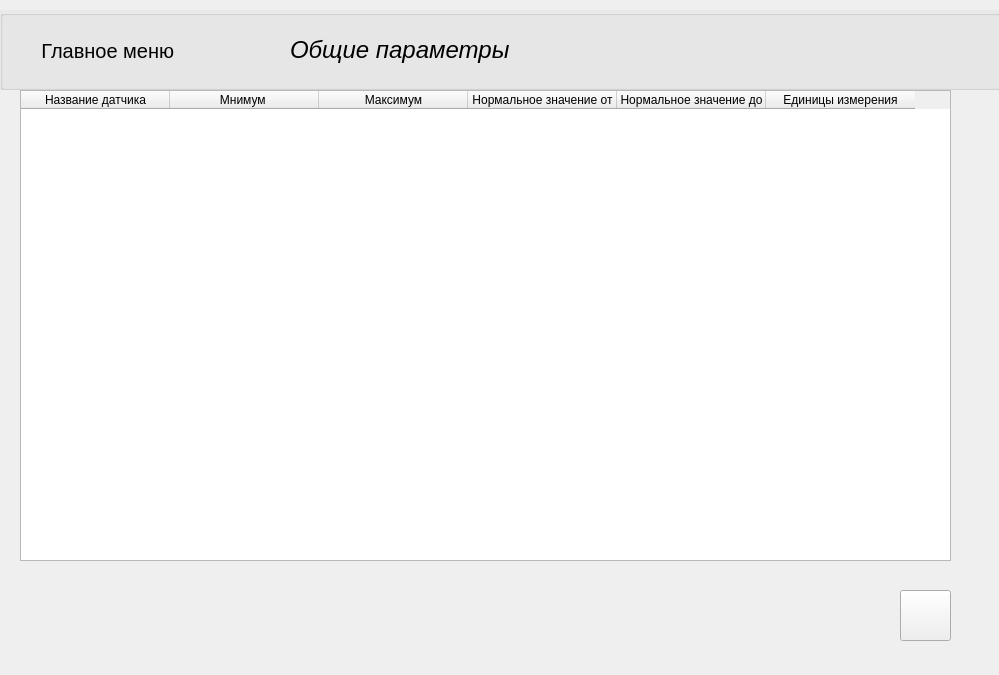
<?xml version="1.0" encoding="UTF-8"?>
<ui version="4.0">
 <class>MainWindow</class>
 <widget class="QMainWindow" name="MainWindow">
  <property name="geometry">
   <rect>
    <x>0</x>
    <y>0</y>
    <width>999</width>
    <height>675</height>
   </rect>
  </property>
  <property name="windowTitle">
   <string>Общие параметры</string>
  </property>
  <property name="windowIcon">
   <iconset>
    <normaloff>../../image/img tools/memory.png</normaloff>../../image/img tools/memory.png</iconset>
  </property>
  <widget class="QWidget" name="centralwidget">
   <widget class="QTableWidget" name="all_param_tableWidget">
    <property name="geometry">
     <rect>
      <x>20</x>
      <y>90</y>
      <width>931</width>
      <height>471</height>
     </rect>
    </property>
    <property name="verticalScrollBarPolicy">
     <enum>Qt::ScrollBarAlwaysOff</enum>
    </property>
    <property name="showGrid">
     <bool>true</bool>
    </property>
    <property name="sortingEnabled">
     <bool>false</bool>
    </property>
    <attribute name="horizontalHeaderDefaultSectionSize">
     <number>149</number>
    </attribute>
    <attribute name="verticalHeaderVisible">
     <bool>true</bool>
    </attribute>
    <attribute name="verticalHeaderDefaultSectionSize">
     <number>23</number>
    </attribute>
    <attribute name="verticalHeaderMinimumSectionSize">
     <number>21</number>
    </attribute>
    <column>
     <property name="text">
      <string>Название датчика</string>
     </property>
    </column>
    <column>
     <property name="text">
      <string>Мнимум </string>
     </property>
    </column>
    <column>
     <property name="text">
      <string>Максимум</string>
     </property>
    </column>
    <column>
     <property name="text">
      <string>Нормальное значение от</string>
     </property>
    </column>
    <column>
     <property name="text">
      <string>Нормальное значение до</string>
     </property>
    </column>
    <column>
     <property name="text">
      <string>Единицы измерения</string>
     </property>
    </column>
   </widget>
   <widget class="QPushButton" name="save_pushButton">
    <property name="geometry">
     <rect>
      <x>900</x>
      <y>590</y>
      <width>51</width>
      <height>51</height>
     </rect>
    </property>
    <property name="text">
     <string/>
    </property>
    <property name="icon">
     <iconset>
      <normaloff>../../image/img tools/save.png</normaloff>../../image/img tools/save.png</iconset>
    </property>
    <property name="iconSize">
     <size>
      <width>135</width>
      <height>135</height>
     </size>
    </property>
   </widget>
   <widget class="QGroupBox" name="groupBox">
    <property name="geometry">
     <rect>
      <x>0</x>
      <y>10</y>
      <width>1001</width>
      <height>80</height>
     </rect>
    </property>
    <property name="styleSheet">
     <string notr="true">QGroupBox{
 background-color: #e9e9e9;
}</string>
    </property>
    <property name="title">
     <string/>
    </property>
    <widget class="QPushButton" name="exit_main_pushButton">
     <property name="geometry">
      <rect>
       <x>10</x>
       <y>20</y>
       <width>201</width>
       <height>41</height>
      </rect>
     </property>
     <property name="layoutDirection">
      <enum>Qt::LeftToRight</enum>
     </property>
     <property name="styleSheet">
      <string notr="true">QPushButton{
border-radius: 8px;
font-size: 15pt;}</string>
     </property>
     <property name="text">
      <string>Главное меню </string>
     </property>
     <property name="icon">
      <iconset>
       <normaloff>../../image/img tools/back.png</normaloff>../../image/img tools/back.png</iconset>
     </property>
     <property name="iconSize">
      <size>
       <width>20</width>
       <height>20</height>
      </size>
     </property>
    </widget>
    <widget class="QLabel" name="label">
     <property name="geometry">
      <rect>
       <x>290</x>
       <y>25</y>
       <width>221</width>
       <height>31</height>
      </rect>
     </property>
     <property name="text">
      <string>&lt;html&gt;&lt;head/&gt;&lt;body&gt;&lt;p&gt;&lt;span style=&quot; font-size:18pt; font-style:italic;&quot;&gt;Общие параметры&lt;/span&gt;&lt;/p&gt;&lt;/body&gt;&lt;/html&gt;</string>
     </property>
    </widget>
   </widget>
  </widget>
 </widget>
 <resources/>
 <connections/>
</ui>
